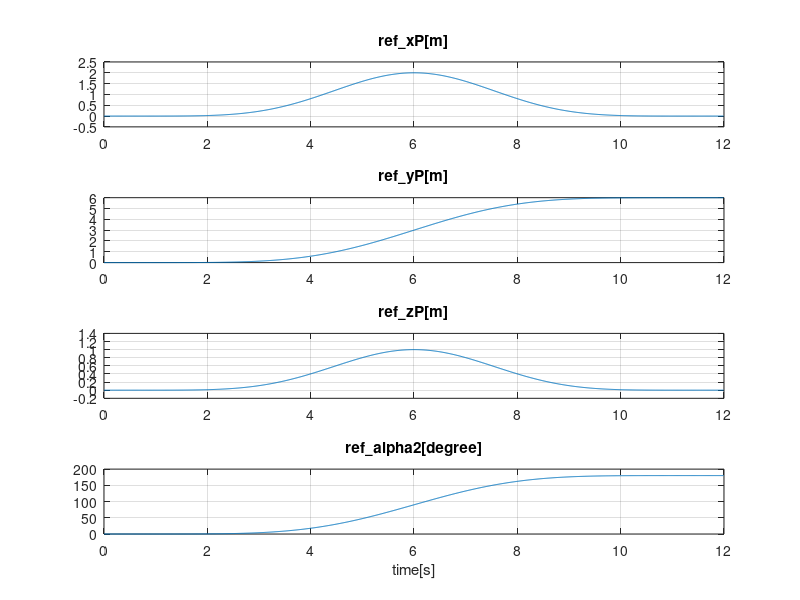

Here is the MATLAB script that generated this plot: (Note: this script raises an error after producing the figure.)
%%%%%%%%%%%%%%%%% plot curves
clear;clc;close all;
%% step1: Specify a smooth trajectory for flat ouputs and high derivatives
load('traj.mat');
subplot(411)
plot(traj.time,traj.x(1,:));grid on;title('ref\_xP[m]');
subplot(412)
plot(traj.time,traj.y(1,:));grid on;title('ref\_yP[m]');
subplot(413)
plot(traj.time,traj.z(1,:));grid on;title('ref\_zP[m]');
subplot(414)
plot(traj.time,180/pi*(traj.aB(1,:)));grid on;title('ref\_alpha2[degree]');
xlabel('time[s]');
%% Step2:  Generate X,U by using differential flatness
clc;close all;
[DF_out] = LG_DiffFlat(traj);% differential flatness function
AniDF = LG_AniDF(DF_out,8,0);% make a 3D animation